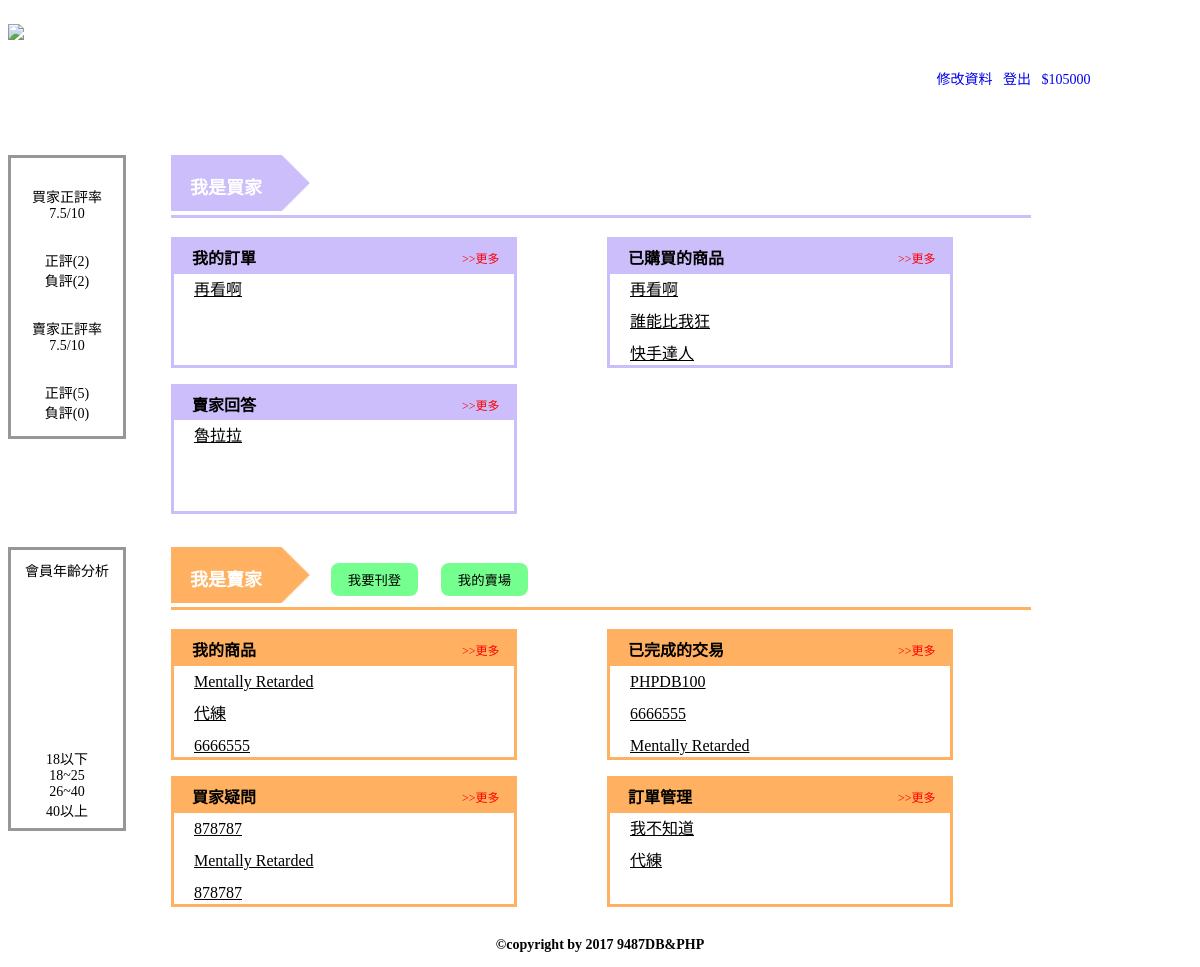
Page /user.php (signed in) on the committed database.
### tables this page shows
CREATE TABLE `user` (
  `U_ID` varchar(12) NOT NULL DEFAULT '',
  `U_PW` varchar(20) DEFAULT NULL,
  `U_NAME` varchar(12) DEFAULT NULL,
  `U_BIRTH` date NOT NULL,
  `U_JOB` varchar(20) DEFAULT NULL,
  `U_GENDER` varchar(8) NOT NULL,
  `U_PHONE` varchar(15) DEFAULT NULL,
  `U_EMAIL` varchar(30) DEFAULT NULL,
  `U_MONEY` int(11) DEFAULT '0',
  `Post_Time` timestamp NOT NULL DEFAULT CURRENT_TIMESTAMP,
  `U_Right` tinyint(1) DEFAULT NULL
);

CREATE TABLE `purchase` (
  `Purchase_Code` varchar(15) NOT NULL DEFAULT '',
  `Buyer_ID` varchar(12) DEFAULT NULL,
  `P_Code` varchar(15) DEFAULT NULL,
  `Amount` int(11) DEFAULT NULL,
  `RateToSeller` int(11) DEFAULT NULL,
  `RateToBuyer` int(11) DEFAULT NULL,
  `isReceive` tinyint(1) DEFAULT '0',
  `Post_Time` timestamp NOT NULL DEFAULT CURRENT_TIMESTAMP
);

CREATE TABLE `product` (
  `P_Code` varchar(15) NOT NULL DEFAULT '',
  `P_NAME` varchar(50) DEFAULT NULL,
  `P_Price` int(11) DEFAULT NULL,
  `P_Inv` int(11) DEFAULT NULL,
  `P_SoldAmount` int(11) DEFAULT NULL,
  `P_ImgPath` varchar(100) DEFAULT NULL,
  `Seller_ID` char(12) DEFAULT NULL,
  `P_Game` varchar(15) NOT NULL,
  `P_Server` varchar(20) NOT NULL,
  `P_Classify` varchar(20) NOT NULL,
  `P_Present` varchar(500) DEFAULT NULL,
  `Post_Time` timestamp NOT NULL DEFAULT CURRENT_TIMESTAMP
);

CREATE TABLE `question` (
  `Q_Code` varchar(15) NOT NULL DEFAULT '',
  `P_Code` varchar(15) DEFAULT NULL,
  `Asker_ID` varchar(12) DEFAULT NULL,
  `Content` varchar(50) DEFAULT NULL,
  `Reply_Content` varchar(50) DEFAULT NULL,
  `Post_Time` timestamp NOT NULL DEFAULT CURRENT_TIMESTAMP
);

### user.php (the view, shortened to what this page needs)
<?php
	$UID = $_SESSION["ID"];
	$Link = mysqli_connect('localhost','phpholyshit','tingting123','9487');
	mysqli_query($Link, "SET NAMES UTF8");
?>
<!DOCTYPE html>
<html lang="en">
<head>
	<link rel="stylesheet" type="text/css" href="css/yoyo.css">
</head>
<body>
	<div class="user_wrap">
		<div class="user_header">
			<a href="index.php"><img src="pic/logo.png"></a>
			<div class="user_header_profile">
				<p>
				<a href="edit-info.php">修改資料</a>&nbsp;&nbsp;
				<?php echo "<a href='index.php?&logout=yes' class='lid-member'>登出</a>"; ?>&nbsp;&nbsp;
				<?php
					$result = mysqli_query($Link,"SELECT U_MONEY FROM user WHERE U_ID = '$UID'");
					$row = mysqli_fetch_assoc($result);
					echo "<a href='#' class='lid-member'>$".$row["U_MONEY"]."</a>"; ?>
				</p>
			</div>
		</div>
		<div class="user_content">
			<div class="user_leftbox">
				<?php
					$sql = "SELECT SUM(RateToBuyer) AS RATESUM, COUNT(RateToBuyer) AS RATECOUNT FROM purchase WHERE Buyer_ID='$UID'";
					$result = mysqli_query($Link,$sql);
					$row = mysqli_fetch_assoc($result);
					if($row["RATECOUNT"] == 0)
					{?>
						<p>買家正評率 0<br></p><?php
					}
					else{?>
						<p>買家正評率<br><?php echo round($row["RATESUM"]/$row["RATECOUNT"],2)."/10";
					}?>
				<p>正評(<?php
					$sql3 = "SELECT RateToBuyer FROM purchase WHERE Buyer_ID='$UID'";
					$result3 = mysqli_query($Link,$sql3);
					$g = 0;
					while($row3 = mysqli_fetch_assoc($result3)){ if($row3["RateToBuyer"]>5){$g++;}} echo $g;?>)<br>負評(<?php
					$b=0;
					$result4 = mysqli_query($Link,$sql3);
					while($row4 = mysqli_fetch_assoc($result4)){ if($row4["RateToBuyer"]<5){$b++;}} echo $b;?>)</p>
				<?php
					$sql2 = "SELECT SUM(RateToSeller) AS RATESUM, COUNT(RateToSeller) AS RATECOUNT FROM purchase WHERE P_Code IN (SELECT P_Code FROM product WHERE Seller_ID = '$UID')";
					$result2 = mysqli_query($Link,$sql2);
					$row2 = mysqli_fetch_assoc($result2);
				?>
				<?php if($row2["RATECOUNT"] == 0)
					{?>
						<p>賣家正評率 0<br></p><?php
					}
					else{?>
						<p>賣家正評率<br><?php  echo round($row2["RATESUM"]/$row2["RATECOUNT"],2)."/10";
					}?></p>
				<p>正評(<?php
					$sql4 = "SELECT RateToSeller FROM purchase WHERE P_Code IN (SELECT P_Code FROM product WHERE Seller_ID = '$UID')";
					$result4 = mysqli_query($Link,$sql4);
					$g = 0;
				while($row4 = mysqli_fetch_assoc($result4)){if($row4["RateToSeller"]>5){$g++;}} echo $g;?>)<br>負評(<?php
				$b=0;
				while($row4 = mysqli_fetch_assoc($result4)){ if($row4["RateToSeller"]<5){$b++;}} echo $b;?>)</p>
			</div>
			<img src="pic/title.png" class="imbuyer">
			<div class="u_text1">我是買家</div>
			<div class="user_line"></div>
			<div class="buyerbox"></div>
			<div class="u_text2">我的訂單</div>
			<div class="u_text3"><a href="myorder.php">>>更多</a></div>
			<div class="buyerbox"></div>
			<div class="u_text2">已購買的商品</div>
			<div class="u_text3"><a href="order_history.php">>>更多</a></div>
			<div class="contentbox">
				<?php
				$sql = "SELECT A1.P_Code P_Code, A1.P_NAME P_NAME, A2.Purchase_Code Purchase_Code
					FROM product A1, purchase A2
					WHERE A1.P_Code = A2.P_Code AND A2.Buyer_ID = '$UID' AND A2.isReceive=0
					GROUP BY A2.Purchase_Code
					ORDER BY A2.Post_Time DESC";
				$result = mysqli_query($Link,$sql);
				for ($i=0; $i < 3; $i++) {
					if ($row = mysqli_fetch_assoc($result)) {
						echo "<a href=product.php?&p_code=$row[P_Code]>$row[P_NAME]</a><br/>";
					}
				}
			?>
			</div>
			<div class="contentbox">
				<?php
					$sql = "SELECT A1.P_Code P_Code, A1.P_NAME P_NAME, A2.Purchase_Code Purchase_Code
						FROM product A1, purchase A2
						WHERE A1.P_Code = A2.P_Code AND A2.Buyer_ID = '$UID' AND A2.isReceive!=0
						GROUP BY A2.Purchase_Code
						ORDER BY A2.Post_Time DESC";
					$result = mysqli_query($Link,$sql);
					for ($i=0; $i < 3 ; $i++) {
							if($row = mysqli_fetch_assoc($result)){
							echo "<a href=product.php?&p_code=$row[P_Code]>$row[P_NAME]</a><br/>";
						}
					}
				?>
			</div>
			<div class="buyerbox"></div>
			<div class="u_text2">賣家回答</div>
			<div class="u_text3"><a href="ask.php">>>更多</a></div>
			<div class="contentbox3" style="width: 340px;height: 91px;border: solid 3px #ccbdfb;float: left;margin-left: -391px;margin-top: 33px;margin-bottom: 33px;">
				<?php
					$sql = "SELECT P_NAME,P_Code FROM product WHERE P_Code IN (SELECT P_Code FROM question WHERE Asker_ID = '$UID')";
					$result = mysqli_query($Link,$sql);
					for ($i=0; $i < 3; $i++) {
						if($row = mysqli_fetch_assoc($result))
						{
							echo "<a href=product.php?&p_code=$row[P_Code]>$row[P_NAME]</a><br/>";
						}
					}
				?>
			</div>
			<div class="user_leftbox">
				<p style="margin-top: 10px;">會員年齡分析</p>
    			<canvas id="myChart" width="110px" height="auto"></canvas>
				<p style="margin-top: 0px;">18以下<br>18~25<br>26~40<br>40以上</p>
			</div>
			<div>
				<img src="pic/title2.png" class="imbuyer2">
				<div class="u_text1">我是賣家</div>
			</div>
			<div class="user_line2"></div>
			<button class="publish1" onclick="self.location.href='post.php'" style="position: relative;">我要刊登</button>
			<button class="publish2" onclick="self.location.href='mymarket.php'">我的賣場</button>
			<div class="buyerbox2"></div>
			<div class="u_text2">我的商品</div>
			<div class="u_text3"><a href="onsale.php">>>更多</a></div>
			<div class="buyerbox2"></div>
			<div class="u_text2">已完成的交易</div>
			<div class="u_text3"><a href="saler_trade_finish.php">>>更多</a></div>
			<div class="contentbox2">
				<?php
					$sql = "SELECT P_NAME,P_Code FROM product WHERE Seller_ID='$UID'";
					$result = mysqli_query($Link,$sql);
					for ($i=0; $i < 3; $i++){
						if ($row = mysqli_fetch_assoc($result)) {
							echo "<a href=product.php?&p_code=$row[P_Code]>$row[P_NAME]</a><br/>";
						}
					}
				?>
			</div>
			<div class="contentbox2">
				<?php
					$sql = "SELECT A1.P_Code P_Code, A1.P_NAME P_NAME, A2.Purchase_Code Purchase_Code
						FROM product A1, purchase A2
						WHERE A1.P_Code = A2.P_Code AND A1.Seller_ID = '$UID' AND A2.isReceive!=0
						GROUP BY A2.Purchase_Code
						ORDER BY A2.Post_Time DESC";
					$result = mysqli_query($Link,$sql);
					for ($i=0; $i < 3; $i++) {
						if ($row = mysqli_fetch_assoc($result)) {
							echo "<a href=product.php?&p_code=$row[P_Code]>$row[P_NAME]</a><br/>";
						}
					}
				?>
			</div>
			<div class="buyerbox2"></div>
			<div class="u_text2">買家疑問</div>
			<div class="u_text3"><a href="answer.php">>>更多</a></div>
			<div class="buyerbox2"></div>
			<div class="u_text2">訂單管理</div>
			<div class="u_text3"><a href="saler_trade_ing.php">>>更多</a></div>
			<div class="contentbox2">
				<?php
					$sql = "SELECT * FROM question, product WHERE Seller_ID = '$UID' AND question.P_Code = product.P_Code AND Reply_Content IS NULL";
					$result = mysqli_query($Link,$sql);
					for ($i=0; $i < 3; $i++) {
						if ($row = mysqli_fetch_assoc($result)) {
								echo "<a href=product.php?&p_code=$row[P_Code]>$row[P_NAME]</a><br/>";
						}
					}
				?>
			</div>
			<div class="contentbox2">
				<?php
					$sql = "SELECT A1.P_Code P_Code, A1.P_NAME P_NAME, A2.Purchase_Code Purchase_Code
					FROM product A1, purchase A2
					WHERE A1.P_Code = A2.P_Code AND A1.Seller_ID = '$UID' AND A2.isReceive=0
					GROUP BY A2.Purchase_Code
					ORDER BY A2.Post_Time DESC";
					$result = mysqli_query($Link,$sql);
					for ($i=0; $i < 3; $i++) {
						if ($row = mysqli_fetch_assoc($result)) {
							echo "<a href=product.php?&p_code=$row[P_Code]>$row[P_NAME]</a><br/>";
						}
					}
				?>
			</div>
		<div class="footer">
			<p>©copyright by 2017 9487DB&PHP</p>
		</div>
	</div>
</body>
</html>

### css/yoyo.css (style rules this page uses)
.footer { font-size: 14px; font-weight: 600; text-align: center; margin-top: 180px; }
.user_wrap { max-width: 1280px; margin: 0 auto; }
.user_header { margin-top: 24px; }
.user_header img { width: auto; height: 101.3px; float: left; margin-bottom: 25.7px; }
.user_header_profile { float: right; margin-top: 30px; margin-bottom: 25.7px; }
.user_header_profile p { font-family: PingFangTC; font-size: 14px; color: #1024a5; text-decoration: none; float: left; }
.user_header_profile a { text-decoration: none; }
.user_content { width: 100%; }
.user_leftbox { width: 112px; height: 278px; border: solid 3px #979797; margin-bottom: 29px; float: left; }
.user_leftbox p { font-family: PingFangTC; font-size: 14px; text-align: center; color: #000000; margin-top: 28px; }
.imbuyer { width: 139px; height: 56px; float: left; margin-left: 45px; }
.imbuyer2 { width: 139px; height: 56px; float: left; margin-left: 45px; }
.u_text1 { font-family: PingFangTC; font-size: 18px; font-weight: 600; text-align: left; color: #ffffff; position: relative; left: -120px; top: 18px; }
.publish1 { width: 87px; height: 33px; border-radius: 8px; background-color: #75ff8e; border: solid 0 #979797; float: left; margin-left: -700px; margin-top: -10px; display: block;. position: relative; }
.publish2 { width: 87px; height: 33px; border-radius: 8px; background-color: #75ff8e; border: solid 0 #979797; float: left; margin-left: -590px; margin-top: -10px; display: block; position: relative; }
.user_line { width: 860px; height: 3px; border-top: solid 3px #ccbdfb; float: left; margin-top: 34px; margin-left: -139px; margin-bottom: 1em; }
.user_line2 { width: 860px; height: 3px; border-top: solid 3px #ffb161; float: left; margin-top: 34px; margin-left: -139px; margin-bottom: 1em; }
.buyerbox { width: 346px; height: 34px; background-color: #ccbdfb; border: solid 0 #ccbdfb; margin-left: 45px; margin-right: 45px; float: left; }
.buyerbox2 { width: 346px; height: 34px; background-color: #ffb161; border: solid 0 #ffb161; margin-left: 45px; margin-right: 45px; float: left; }
.u_text2 { font-family: PingFangTC; font-size: 16px; font-weight: 600; text-align: left; color: #000000; float: left; margin-left: -370px; margin-top: 8px; }
.u_text3 { font-family: PingFangTC; font-size: 12px; text-align: left; color: #ff0a0a; float: left; margin-left: -100px; margin-top: 12px; }
.u_text3 a { display: block; text-decoration: none; color: red; }
.contentbox { width: 340px; height: 91px; border: solid 3px #ccbdfb; float: left; margin-left: 45px; margin-right: 45px; margin-bottom: 1em; }
.contentbox2 { width: 340px; height: 91px; border: solid 3px #ffb161; float: left; margin-left: 45px; margin-right: 45px; margin-bottom: 1em; }
.contentbox3 { width: 340px; height: 91px; border: solid 3px #ccbdfb; float: left; margin-left: -391px; margin-top: 33px; margin-bottom: 33px; }
.contentbox2 a { color: black; padding-left: 20px; line-height: 2; }
.user_header a img { height: 105px; }
.contentbox a { color: black; padding-left: 20px; line-height: 2; }
.contentbox3 a { color: black; padding-left: 20px; line-height: 2; }
.footer { margin-top: 30px; }

### rows in the picture
user: U_MONEY "105000"
purchase: P_Code.P_NAME "再看啊"
purchase: P_Code.P_NAME "再看啊"
purchase: P_Code.P_NAME "誰能比我狂"
purchase: P_Code.P_NAME "快手達人"
product: P_NAME "魯拉拉"
product: P_NAME "Mentally Retarded"
product: P_NAME "代練"
product: P_NAME "6666555"
purchase: P_Code.P_NAME "PHPDB100"
purchase: P_Code.P_NAME "6666555"
purchase: P_Code.P_NAME "Mentally Retarded"
question: P_Code.P_NAME "878787"
question: P_Code.P_NAME "Mentally Retarded"
question: P_Code.P_NAME "878787"
purchase: P_Code.P_NAME "我不知道"
purchase: P_Code.P_NAME "代練"

### other values in the picture
$row["RATESUM"]/$row["RATECOUNT"] "7.5"
$g "2"
$b "2"
$row2["RATESUM"]/$row2["RATECOUNT"] "7.5"
$g "5"
$b "0"
